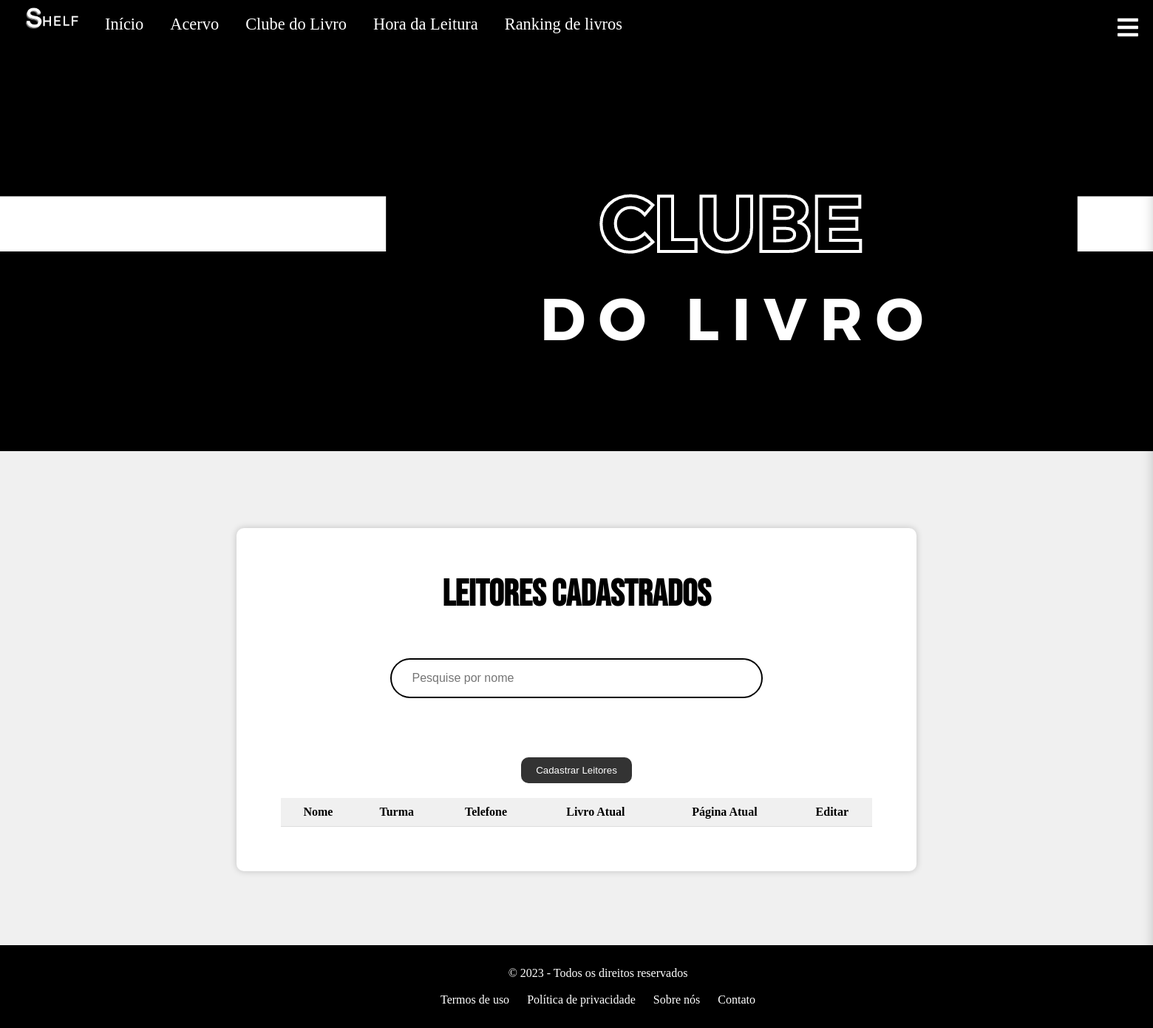
Before: /clubeLivro.php (signed in) with the older database file.
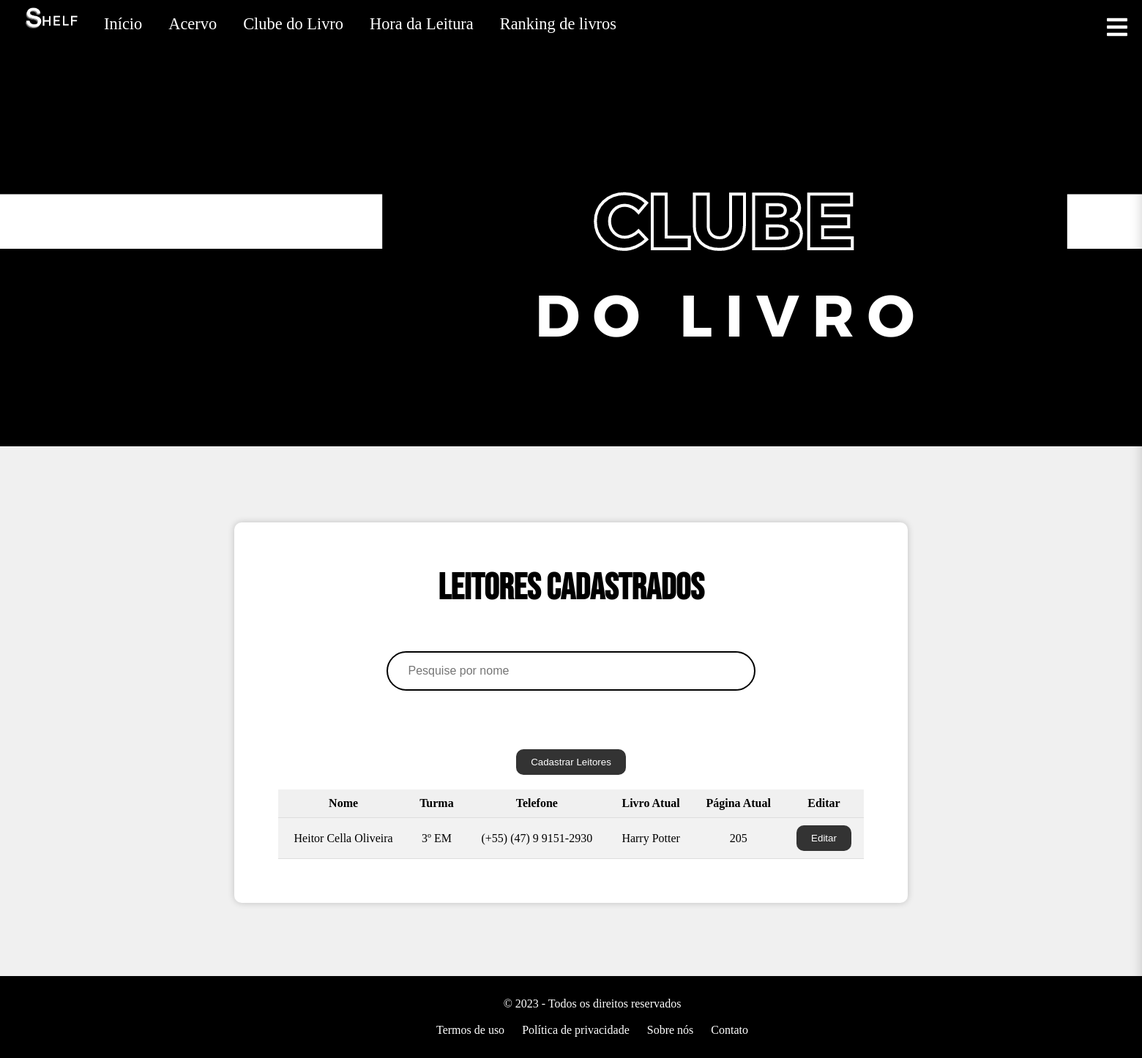
After: the same page with the newer database file.
### tables this page shows
CREATE TABLE IF NOT EXISTS `clubelivro` (
  `id` int NOT NULL AUTO_INCREMENT,
  `nome` varchar(140) NOT NULL,
  `turma` varchar(140) NOT NULL,
  `nomeLivro` varchar(140) NOT NULL,
  `atualPag` varchar(140) NOT NULL,
  `telefone` varchar(100) NOT NULL,
  PRIMARY KEY (`id`)
);

### clubeLivro.php (the view, shortened to what this page needs)
<?php
   $hostname = '127.0.0.1';
   $user = 'root';
   $password = 'root';
   $database = 'biblioteca';
   $conexao = new mysqli($hostname, $user, $password, $database);
   ?>
<!DOCTYPE html>
<html lang="en">
<head>
    <link rel="stylesheet" href="https://cdnjs.cloudflare.com/ajax/libs/font-awesome/5.15.3/css/all.min.css">
</head>
<body style="background-color:#f0f0f0; overflow-x:hidden;">
<nav class="navbar">
        <img src="Imagens/logo.png"class="logoo" >
        <a href="index.php">Início</a>
        <a href="catalogo.php">Acervo</a>
        <a href="clubeLivro.php">Clube do Livro</a>
        <a href="horaLeitura.php">Hora da Leitura</a>
        <a href="rankingLivros.php">Ranking de livros</a>
        <div class="icon-menu white" id="icon-menu">
            <i class="fas fa-bars fa-2xl"></i>
        </div>
    </nav>
<img src="Imagens/clube.png" alt="Clube Logo">
<div class="center-container">
        <div class="white-background">
        <h1 style="font-family: 'Bebas Neue', sans-serif; justify-content:center; align-items:center; font-size:50px;">Leitores Cadastrados</h1>
<br><br>
<?php
    $mostrarleitores = 'SELECT * FROM `clubelivro`';
    $resultado = $conexao->query($mostrarleitores);
    echo '<div class="custom-search-box">';
    echo '<input type="text" id="pesquisa" class="custom-search-txt" onkeyup="showHint(this.value)" placeholder="Pesquise por nome">';
    echo '</div>';
    echo "<form method='post' action='clubeCadastrar.php'>
    <input type='submit' value='Cadastrar Leitores' class='submit' style='margin-top: 60px;'>
  </form>";
    echo '<table>';
    echo '<tr><th>Nome</th><th>Turma</th><th>Telefone</th><th>Livro Atual</th><th>Página Atual</th><th>Editar</th></tr>';
    while ($row = mysqli_fetch_array($resultado)) {
        echo "<tr>";
        echo "<td>" . $row['nome'] . "</td>";
        echo "<td>" . $row['turma'] . "</td>";
        echo "<td>(+55) " . $row['telefone'] . "</td>";
        echo "<td>" . $row['nomeLivro'] . "</td>";
        echo "<td>" . $row['atualPag'] . "</td>";
        echo "<td><form method='post' action='clubeAtualizar.php'>
            <input type='hidden' value='" . $row['id'] . "' id='id' name='id'>
            <input type='submit' class='submit' value='Editar'>
            </form></td>";
        echo "</tr>";
    }
    echo '</table>';
    ?>
</div>
                    </div>
                 <footer>
                    <p>&copy; 2023 - Todos os direitos reservados</p>
                    <br>
                    <nav>
                        <ul>
                            <li><a href="#">Termos de uso</a></li>
                            <li><a href="#">Política de privacidade</a></li>
                            <li><a href="#">Sobre nós</a></li>
                            <li><a href="#">Contato</a></li>
                        </ul>
                    </nav>
                </footer>
            </body>
            </html>

Changed rows visible on the page:
added clubelivro: nome "Heitor Cella Oliveira", turma "3º EM", telefone "(47) 9 9151-2930", nomeLivro "Harry Potter", atualPag "205"
